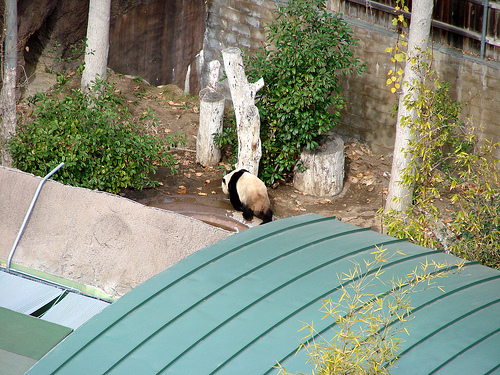
#> input picture anh_hoa/panda_00014.jpg, 500 x 375 px; its folder holds 3 pictures in this run
$ python opencv_histogram.py
#> lines starting #> are read from the running program, lines starting #| are printed output that depends on the picture
import os
import cv2
import numpy as np

def extract_hog_features(img, filename):
    """
    Tính toán HOG descriptors cho một ảnh và trả về vector đặc trưng.
    """
    try:
        # Khởi tạo HOGDescriptor (giữ nguyên các tham số)
        winSize = (64, 128)
        blockSize = (16, 16)
        blockStride = (8, 8)
        cellSize = (8, 8)
        nbins = 9
        hog = cv2.HOGDescriptor(winSize, blockSize, blockStride, cellSize, nbins)

        # Resize ảnh (bắt buộc)
        img = cv2.resize(img, winSize)

        # Tính toán HOG descriptors
        hogs = hog.compute(img)

        return hogs.flatten()  # Trả về vector đặc trưng đã làm phẳng

    except Exception as e:
        print(f"Lỗi khi xử lý {filename}: {e}")
        return None

def process_images_in_folder(input_dir):
    """
    Đọc các ảnh từ một thư mục và trích xuất vector đặc trưng HOG cho mỗi ảnh.

    Args:
        input_dir (str): Đường dẫn đến thư mục chứa ảnh đầu vào.

    Returns:
        tuple: Một tuple chứa hai mảng NumPy:
            - features: Một mảng 2D trong đó mỗi hàng là vector đặc trưng HOG cho một ảnh.
            - filenames: Một mảng 1D chứa tên của các tệp ảnh tương ứng.
        Trả về (None, None) nếu không có ảnh nào được xử lý thành công.
    """
#> called with input_dir = './anh_hoa'

    feature_list = []  # Danh sách để lưu trữ vector đặc trưng
    filename_list = [] # Danh sách để lưu trữ tên tệp

    for filename in os.listdir(input_dir):
        if filename.lower().endswith(('.png', '.jpg', '.jpeg')):
            input_path = os.path.join(input_dir, filename)

            try:
                img = cv2.imread(input_path)
#> img is the input picture: shape (375, 500, 3); mean B, G, R 122.1, 141, 133.3

                if img is None:
                    print(f"Không thể đọc ảnh: {filename}, bỏ qua.")
                    continue

                hog_features = extract_hog_features(img, filename)
#> in extract_hog_features, `img = cv2.resize(img, winSize)`:
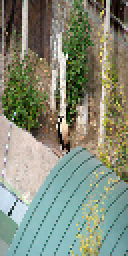
#> img: shape (128, 64, 3) (shown 2 times larger); mean of channels 0, 1, 2 121.8, 140.5, 133; drawn as B, G, R
#> in extract_hog_features, `hogs = hog.compute(img)`: hogs = 3780 values, max 0.395 at index 576, min 0.00285 at index 66, mean 0.148
#> hog_features has the same summary as hogs in extract_hog_features

                if hog_features is not None:
                    feature_list.append(hog_features)
                    filename_list.append(filename)
                    print(f"Đã trích xuất đặc trưng HOG từ: {filename}")
                else:
                    print(f"Không thể trích xuất đặc trưng HOG từ {filename}, bỏ qua.")

            except Exception as e:
                print(f"Lỗi khi đọc/xử lý {filename}: {e}")
#> pass 2 of the loop in process_images_in_folder, `for filename in os.listdir(input_dir):`:
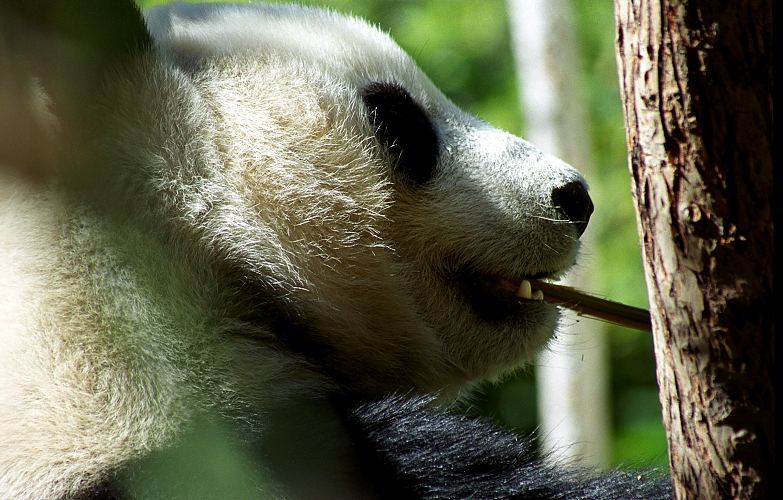
#> input picture anh_hoa/panda_00015.jpg, 783 x 500 px
#> in process_images_in_folder, img is the input picture: shape (500, 783, 3); mean B, G, R 76.7, 99.7, 97.6
#> in extract_hog_features (call 2), `img = cv2.resize(img, winSize)`:
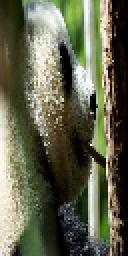
#> img: shape (128, 64, 3) (shown 2 times larger); mean of channels 0, 1, 2 77.1, 100.2, 98.1; drawn as B, G, R
#> hogs = 3780 values, max 0.417 at index 2574, min 0 at index 1605, mean 0.136
#> hog_features has the same summary as hogs in extract_hog_features
#> pass 3 of the loop in process_images_in_folder, `for filename in os.listdir(input_dir):`:
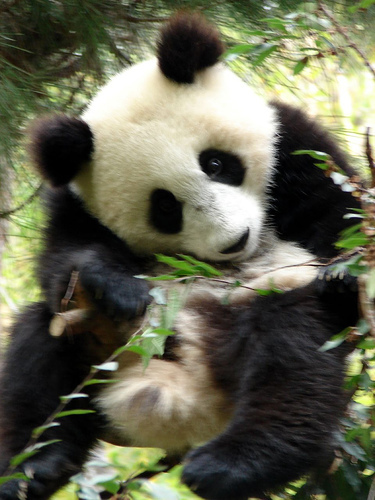
#> input picture anh_hoa/panda_00016.jpg, 375 x 500 px
#> in process_images_in_folder, img is the input picture: shape (500, 375, 3); mean B, G, R 80.2, 100.1, 99.2
#> in extract_hog_features (call 3), `img = cv2.resize(img, winSize)`:
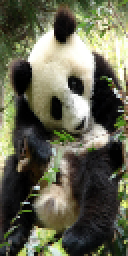
#> img: shape (128, 64, 3) (shown 2 times larger); mean of channels 0, 1, 2 80.1, 100.1, 99.2; drawn as B, G, R
#> hogs = 3780 values, max 0.321 at index 2916, min 0.00135 at index 2288, mean 0.146
#> hog_features has the same summary as hogs in extract_hog_features

    if feature_list:
        features = np.array(feature_list)  # Chuyển đổi danh sách thành mảng NumPy
        filenames = np.array(filename_list)
        return features, filenames
    else:
        print("Không có đặc trưng HOG nào được trích xuất.")
        return None, None

# Cài đặt đường dẫn
input_dir = './anh_hoa'  # Thay đổi đường dẫn
features, filenames = process_images_in_folder(input_dir) #Không cần thư mục đầu ra nữa

# In ra vector đặc trưng nếu có
if features is not None:
    print("Mảng vector đặc trưng HOG:")
    print(features)
#> (printed output is left out)

    print("\nTên các tệp ảnh tương ứng:")
    print(filenames)
#| ['panda_00014.jpg' 'panda_00015.jpg' 'panda_00016.jpg']

    #Bạn có thể làm gì đó với 'features' và 'filenames' ở đây,
    #ví dụ như huấn luyện mô hình SVM

else:
    print("Không có đặc trưng HOG nào được trích xuất.")
